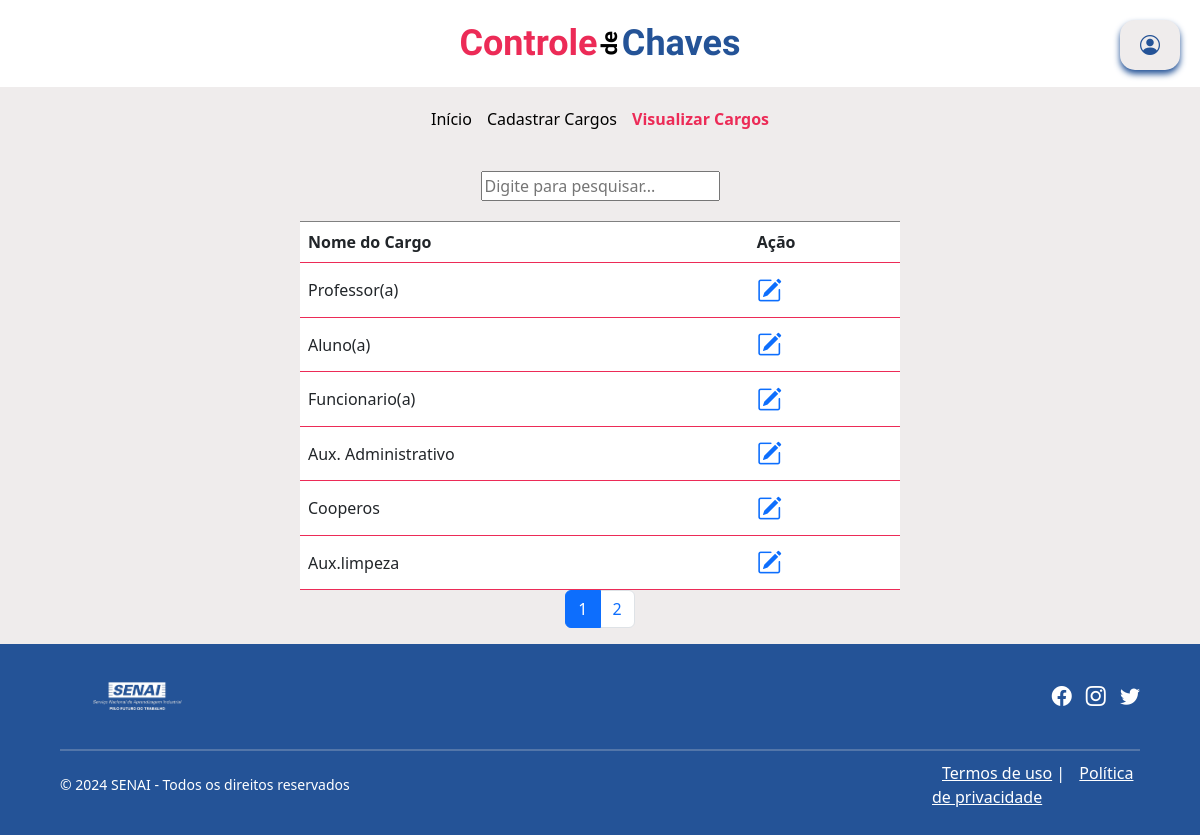
The app's page /admin/crud_cargo/visualizar_cargo.php (signed in) with its own data.
### tables this page shows
CREATE TABLE `tb_cargos` (
  `id_cargo` int(11) NOT NULL,
  `cargo` varchar(45) NOT NULL
);

### admin/crud_cargo/visualizar_cargo.php (the view, shortened to what this page needs)
<?php
include($_SERVER['DOCUMENT_ROOT'] . '/controle_chave/banco/conexao.php');
$itens_por_pagina = 6;
$pagina_atual = isset($_GET['pagina']) ? intval($_GET['pagina']) : 1;
$offset = ($pagina_atual - 1) * $itens_por_pagina;
$sql_total = "SELECT COUNT(*) as total FROM tb_cargos";
$result_total = $conn->query($sql_total);
$row_total = $result_total->fetch_assoc();
$total_itens = $row_total['total'];
$total_paginas = ceil($total_itens / $itens_por_pagina);
$sql = "SELECT id_cargo, cargo FROM tb_cargos LIMIT $offset, $itens_por_pagina";
$result = $conn->query($sql);
?>
<!DOCTYPE html>
<html lang="pt-br">
<head>
    <link rel="stylesheet" href="https://cdnjs.cloudflare.com/ajax/libs/bootstrap-icons/1.10.5/font/bootstrap-icons.min.css">
    <link href="https://cdn.jsdelivr.net/npm/bootstrap@5.3.3/dist/css/bootstrap.min.css" rel="stylesheet">
</head>
<body>
<div class="header-container">
    <div class="title-container">
        <h1 class="titulo1">Controle</h1>
        <h3 class="subtitulo"><span class="rotated-letter"> <b>de</b></span></h3>
        <h1 class="titulo2">Chaves</h1>
    </div>
    <button class="popup-btn" onclick="document.getElementById('popup').style.display='block'"><i class="bi bi-person-circle"></i></button>
</div>
<div class="nav-links">
    <a href="../index_admin.php">Início</a>
    <a href="../crud_cargo/cadastrar_cargo.php">Cadastrar Cargos</a>
    <a href="visualizar_cargo.php">Visualizar Cargos</a>
</div>
<nav class="nav-links">
    <input type="text" id="searchInput" placeholder="Digite para pesquisar..." onkeyup="filterTable()">
</nav>
<?php
if ($result->num_rows > 0) {
    echo "<table border='1' id='userTable'>
            <tr>
                <th style='background-color: white;'>Nome do Cargo</th>
                <th style='background-color: white;'>Ação</th>
            </tr>";
    while ($row = $result->fetch_assoc()) {
        echo "<tr>
                <td>" . $row["cargo"] . "</td>
                <td>
                    <a href='atualizar_cargo.php?id_cargo=" . $row["id_cargo"] . "'><i class='bi bi-pencil-square' style='font-size: 25px;'></i></a>
                </td>
            </tr>";
    }
    echo "</table>";
    echo "<nav aria-label='Page navigation example'>
            <ul class='pagination justify-content-center'>";
    for ($i = 1; $i <= $total_paginas; $i++) {
        $active = $i == $pagina_atual ? 'active' : '';
        echo "<li class='page-item $active'><a class='page-link' href='visualizar_cargo.php?pagina=$i'>$i</a></li>";
    }
    echo "</ul>
          </nav>";
} else {
    echo "Nenhum cargo encontrado.";
}
?>
<footer>
        <div class="container2">
            <div class="row">
                <div class="col-md-6">
                    <img src="../logo-senai.png" alt=" ">
                </div>
                <div class="col-md-6 text-right">
                    <ul class="social-media">
                        <li><a href="#"><i class="bi bi-facebook"></i></a></li>
                        <li><a href="#"><i class="bi bi-instagram"></i></a></li>
                        <li><a href="#"><i class="bi bi-twitter"></i></a></li>
                    </ul>
                </div>
            </div>
            <hr>
            <div class="row">
                <div class="col-md-6">
                    <div class="copyright">
                        <p>&copy; 2024 SENAI - Todos os direitos reservados</p>
                    </div>
                </div>
                <div class="col-md-6 text-right">
                    <p class="footer-links">
                        <a href="#">Termos de uso</a> | <a href="#">Política de privacidade</a>
                    </p>
                </div>
            </div>
        </div>
    </footer>
</body>
</html>

### admin/crud_cargo/visualizar_cargo.php (style rules this page uses)
body { margin: 0; font-family: system-ui, -apple-system, BlinkMacSystemFont, 'Segoe UI', Roboto, Oxygen, Ubuntu, Cantarell, 'Open Sans', 'Helvetica Neue', sans-serif; background-color: #EFECEC; margin: 0; display: flex; flex-direction: column; min-height: 100vh; justify-content: center; align-items: center; }
.header-container { display: flex; justify-content: center; align-items: center; width: 100%; background-color: #FFFFFF; }
.title-container { display: flex; justify-content: center; align-items: center; background-color: #FFFFFF; padding: 20px; width: 100%; text-align: center; font-family: "Chau Philomene One", sans-serif; font-weight: 400; font-style: normal; }
.titulo1 { color: #EC2B57; margin: 0 10px; font-size: 2em; }
.subtitulo { color: #000000; margin: 0 10px; font-size: 1.5em; }
.titulo2 { color: #245397; margin: 0 10px; font-size: 2em; }
.rotated-letter { display: inline-block; transform: rotate(-90deg); transform-origin: center; }
.titulo1, .subtitulo, .titulo2 { margin: 0; padding: 0; }
.titulo1 { font-size: 36px; font-weight: bold; }
.subtitulo { font-size: 22px; font-weight: normal; padding-top: 10px; }
.titulo2 { font-size: 36px; font-weight: bold; }
.subtitulo { margin-bottom: 0.5em; }
table { width: 50%; border-collapse: collapse; border-bottom: 1px solid #EC2B57 ; }
table, th, td { border-bottom: 1px solid #EC2B57 ; border-left: none; border-right: none; background-color: #ffffff; }
th, td { padding: 8px; text-align: left; }
th { background-color: #f2f2f2; }
.popup-btn { position: fixed; top: 20px; right: 20px; padding: 10px 20px; background-color:#EFECEC; color: #245397; border: none; border-radius: 15px; cursor: pointer; font-size: 20px; }
footer { background-color: #245397; color: white; padding: 10px 0; width: 100%; margin-top: auto; }
.container2 { width: 90%; margin: 0 auto; }
.row { display: flex; justify-content: space-between; align-items: center; }
.col-md-6 { flex-basis: 50%; }
img { width: 150px; height: auto; }
.social-media { list-style: none; margin: 0; padding: 0; text-align: right; }
.social-media li { display: inline-block; margin-left: 10px; }
.social-media a { color: #ffffff; font-size: 20px; }
.copyright { font-size: 14px; }
hr { margin: 10px 0; border: 1px solid #e0e0e0; }
.footer-links { display: inline-block; margin-left: 320px; }
.footer-links a { color: white; margin-left: 10px; }
.nav-links { display: flex; justify-content: center; margin: 20px 0; gap: 15px; }
.nav-links a { text-decoration: none; color: black; transition: color 0.3s ease; }
.nav-links a.active { color: #EC2B57; font-weight: bold; }
button { padding: 10px 20px; border: none; border-radius: 20px; background-color: #EFECEC; color: #245397; cursor: pointer; box-shadow: 0 4px 6px #245397; }

### records on screen
tb_cargos: cargo "Professor(a)"
tb_cargos: cargo "Aluno(a)"
tb_cargos: cargo "Funcionario(a)"
tb_cargos: cargo "Aux. Administrativo"
tb_cargos: cargo "Cooperos"
tb_cargos: cargo "Aux.limpeza"
